Frame 1 (no input): blank canvas, image omitted
Frame 60 (the mouse pressed at the canvas centre just before this capture): blank canvas, image omitted
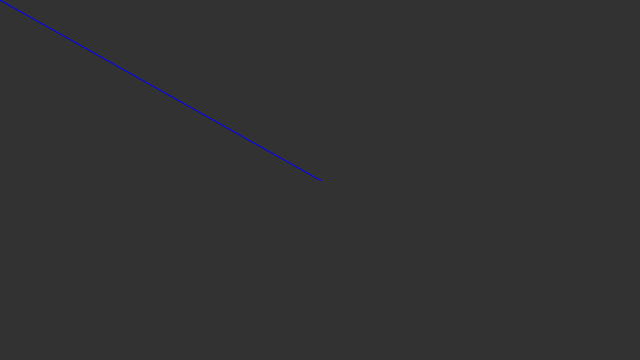
Frame 120 (the mouse held since frame 60 and released just before this capture)

The Processing sketch whose frames 1 and 60 were blank and that drew this single picture after the mouse press (run headless with seeded random() and noise(); from frame 60 on, the mouse is pressed at the canvas centre):

// Processing sketch: mouseclickevent
// ── mouseclickevent.pde
void setup(){
  //only once
  size(640,360);
  background(50);
}
void draw(){
  //conti
  //background(50);
  stroke(0,0,255);
  fill(255,0,0);
  
  line(pmouseX,pmouseY,mouseX,mouseY);

}

void mousePressed(){
  background(0,0,30);
}

void keyPressed(){
  background(90,30,0);
}
